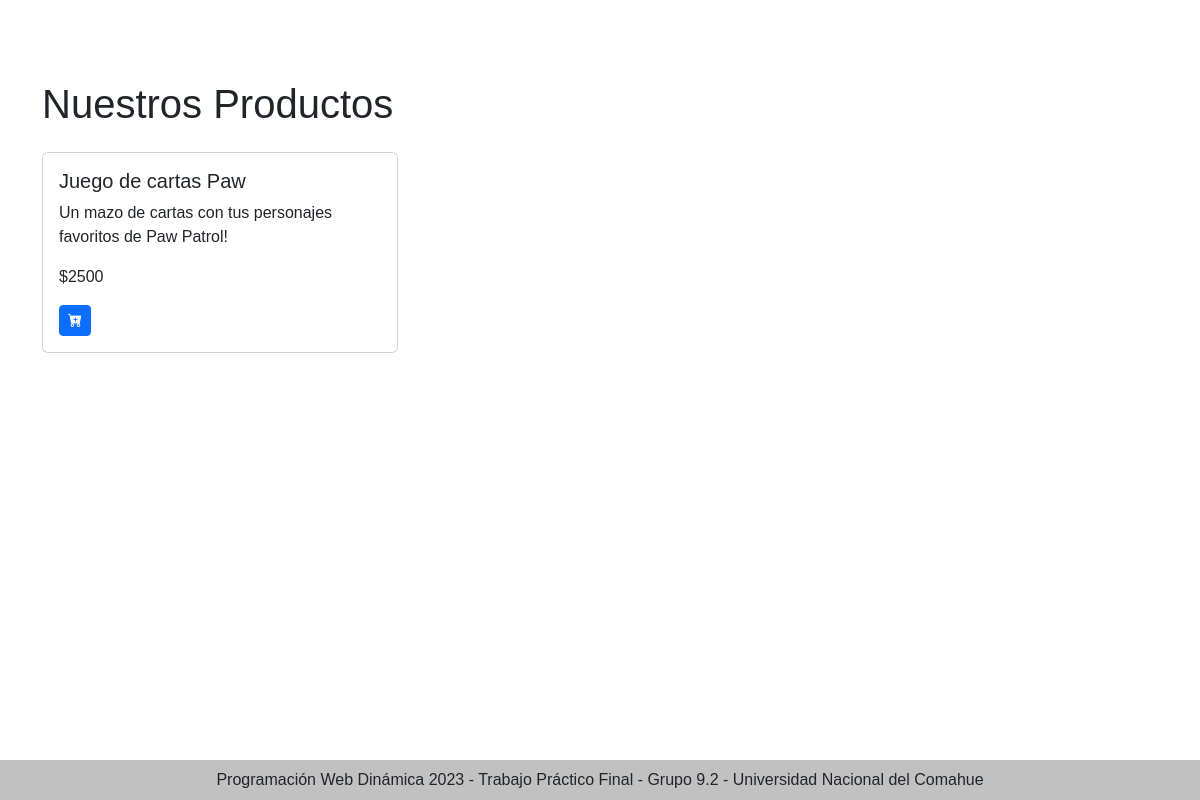
Before: /Vista/public/productos.php with the older database file.
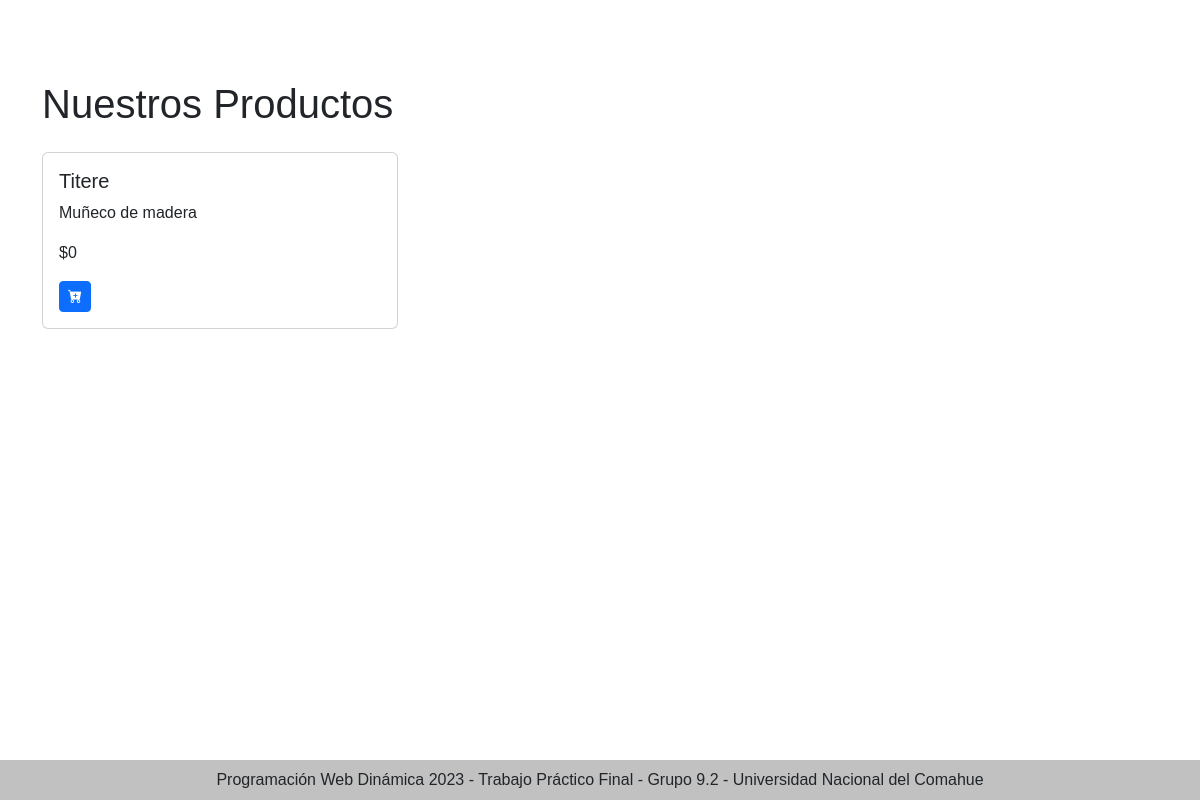
After: the same page with the newer database file.
### tables this page shows
CREATE TABLE `producto` (
  `idproducto` bigint(20) NOT NULL,
  `pronombre` varchar(50) NOT NULL,
  `prodetalle` varchar(512) NOT NULL,
  `proimporte` float NOT NULL DEFAULT 0,
  `proimagen` varchar(100) NOT NULL,
  `procantstock` int(11) NOT NULL
);

### util/funciones.php (called while the page is built, shortened)
<?php
spl_autoload_register(function($class_name) {
    $directorys = array(
        $GLOBALS['ROOT'].'Modelo/',
        $GLOBALS['ROOT'].'Modelo/conector/',
        $GLOBALS['ROOT'].'Control/',
        $GLOBALS['ROOT'].'util/',
        $GLOBALS['ROOT'].'Test/',
    );
}
);
?>

### Modelo/Producto.php (called while the page is built, shortened)
<?php
class Producto {
    private $pronombre;
    private $prodetalle;
    private $proimporte;
    public function __construct(){
        $this->pronombre="";
        $this->prodetalle="";
        $this->proimporte="";
    }
    public function getPronombre(){
        return $this->pronombre;
    }
    public function getProdetalle(){
        return $this->prodetalle;
    }
    public function getProimporte(){
        return $this->proimporte;
    }
    public function setPronombre($valor){
        $this->pronombre = $valor;
    }
    public function setProdetalle($valor){
        $this->prodetalle = $valor;
    }
    public function setProimporte($valor){
        $this->proimporte= $valor;
    }
    public static function listar($parametro=""){
        $arreglo = array();
        $base=new BaseDatos();
        $sql="SELECT * FROM producto ";
        if ($parametro!="") {
            $sql.='WHERE '.$parametro;
        }
        $res = $base->Ejecutar($sql);
        if($res>-1){
            if($res>0){
                while ($row = $base->Registro()){
                    $obj = new Producto();
                    $obj->setear($row['idproducto'], $row['pronombre'], $row['prodetalle'], $row['procantstock'],$row['proimporte'],$row['proimagen']);
                    array_push($arreglo, $obj);
                }
            }
        } else {
        }
        return $arreglo;
    }
}

### Modelo/conector/BaseDatos.php (called while the page is built, shortened)
<?php
class BaseDatos extends PDO {
  	private $indice;
  	private $resultado;
    public function __construct(){
        $this->indice =0;
    }
    public function setSQL($e){
        return "\n".$this->sql = $e;
    }
    public function Ejecutar($sql){
        if ( stristr($sql,"select")){
            $resp =  $this->EjecutarSelect($sql);
        }
        return $resp;
   }
   private function EjecutarSelect($sql){
       $cant = -1;
       $resultado=parent::query($sql);
       if(!$resultado){
           $this->analizarDebug();
       }else {
          $arregloResult = $resultado->fetchAll();
          $cant = count($arregloResult);
       }
       return $cant;
   }
   public function Registro() {
       $filaActual = false;
       $indiceActual = $this->getIndice();
       if ($indiceActual>=0) {
           $filas = $this->getResultado();
           if($indiceActual<count($filas)){
               $filaActual =  $filas[$indiceActual];
           }else {
               $this->setIndice(-1);
           }
       }
       return $filaActual;
   }
   private function setIndice ($valor){
       $this->indice = $valor;
   }
   private function getIndice (){
       return $this->indice;
   }
   private function setResultado($valor){
       $this->resultado = $valor;
   }
   private function getResultado(){
      return $this->resultado;
   }
}

### Control/AbmProducto.php (called while the page is built, shortened)
<?php
class AbmProducto {
    public function buscar($param){
        $where = " true ";
        $arreglo = Producto::listar($where);
        return $arreglo;
    }
}
?>

### Vista/public/productos.php (the view, shortened to what this page needs)
<?php
include_once("../Estructura/head.php");
$productos = new AbmProducto();
$listaProductos = $productos->buscar(null);
if (count($listaProductos) > 0) {
?>
<div class="container mt-4" >
<h1 class="mb-4" style="margin-top:5%;">Nuestros Productos</h1>
        <div class="row">
            <?php
            foreach ($listaProductos as $producto) {
                ?>
                <div class="col-md-4 mb-4">
                    <div class="card">
                        <div class="card-body">
                            <h5 class="card-title"><?php echo $producto->getPronombre(); ?></h5>
                            <p class="card-text"><?php echo $producto->getProdetalle(); ?></p>
                            <p class="card-text">$<?php echo $producto->getProimporte(); ?></p>
                            <button class="btn btn-primary btn-sm" id="sumarCarrito"><i class="bi bi-cart-plus-fill"></i></button>
                        </div>
                    </div>
                </div>
                <?php
            }
            ?>
        </div>
    </div>
<?php
 }
include_once("../estructura/footer.php");
?>

### Vista/Estructura/head.php (shortened to what this page needs)
<!DOCTYPE html>
<html lang="es">
  <head>
    <?php
    include_once ("links.php");
    ?>
    <body class="">

### Vista/Estructura/links.php (shortened to what this page needs)
<link rel="stylesheet" href="<?php echo BASE_URL ?>Vista/css/bootstrap-5.3.1-dist/css/bootstrap.min.css">
<link rel="stylesheet" href="<?php echo BASE_URL ?>Vista/css/bootstrap-icons-1.10.5/font/bootstrap-icons.css">
<link rel="stylesheet" href="<?php echo BASE_URL ?>Vista/css/estilos.css">
<link rel="stylesheet" href="<?php echo BASE_URL ?>Vista/css/animacion_logo.css">
</head>

### Vista/Estructura/footer.php (shortened to what this page needs)
<footer class=" text-center text-white" >
  <div class="text-center text-dark p-2" ">
    Programación Web Dinámica 2023 - Trabajo Práctico Final - Grupo 9.2 - Universidad Nacional del Comahue
  </div>
</footer>
</body>
</html>

### Vista/css/estilos.css (style rules this page uses)
html { height: 100%; }
body { display: flex; flex-direction: column; min-height: 100%; margin: 0; padding: 0; font-family: sans-serif; scrollbar-width: none; }
footer { margin-top: auto; background-color: #f1f1f1; }
footer div { background-color: rgba(0, 0, 0, 0.2); }

Changed rows visible on the page:
removed producto: pronombre "Juego de cartas Paw", prodetalle "Un mazo de cartas con tus personajes favoritos de Paw Patrol!", proimporte "2500"
added producto: pronombre "Titere", prodetalle "Muñeco de madera", proimporte "0"
